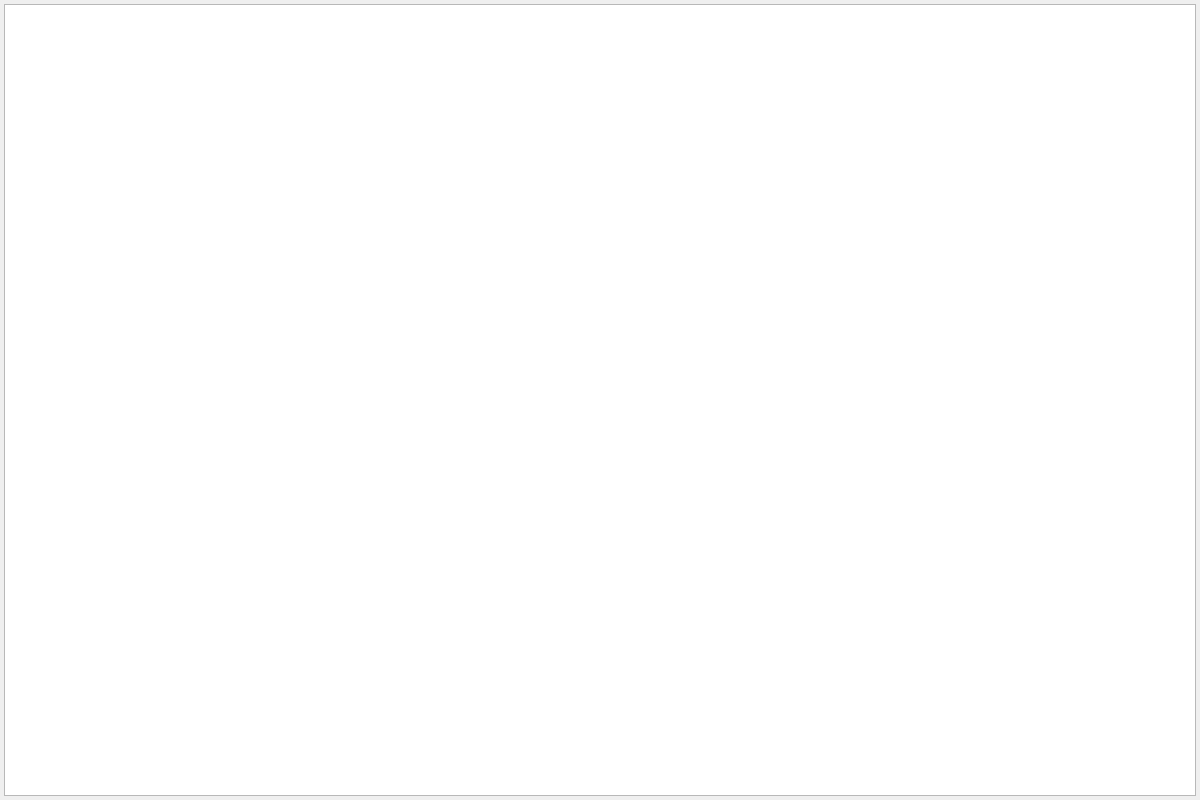
<?xml version="1.0" encoding="UTF-8"?>
<ui version="4.0">
 <class>PantallaArbolB</class>
 <widget class="QWidget" name="PantallaArbolB">
  <property name="geometry">
   <rect>
    <x>0</x>
    <y>0</y>
    <width>1200</width>
    <height>800</height>
   </rect>
  </property>
  <property name="windowTitle">
   <string>Form</string>
  </property>
  <layout class="QVBoxLayout" name="verticalLayout">
   <property name="spacing">
    <number>5</number>
   </property>
   <property name="leftMargin">
    <number>4</number>
   </property>
   <property name="topMargin">
    <number>4</number>
   </property>
   <property name="rightMargin">
    <number>4</number>
   </property>
   <property name="bottomMargin">
    <number>4</number>
   </property>
   <item>
    <widget class="QGraphicsView" name="graphicsView"/>
   </item>
  </layout>
 </widget>
 <resources/>
 <connections/>
</ui>
